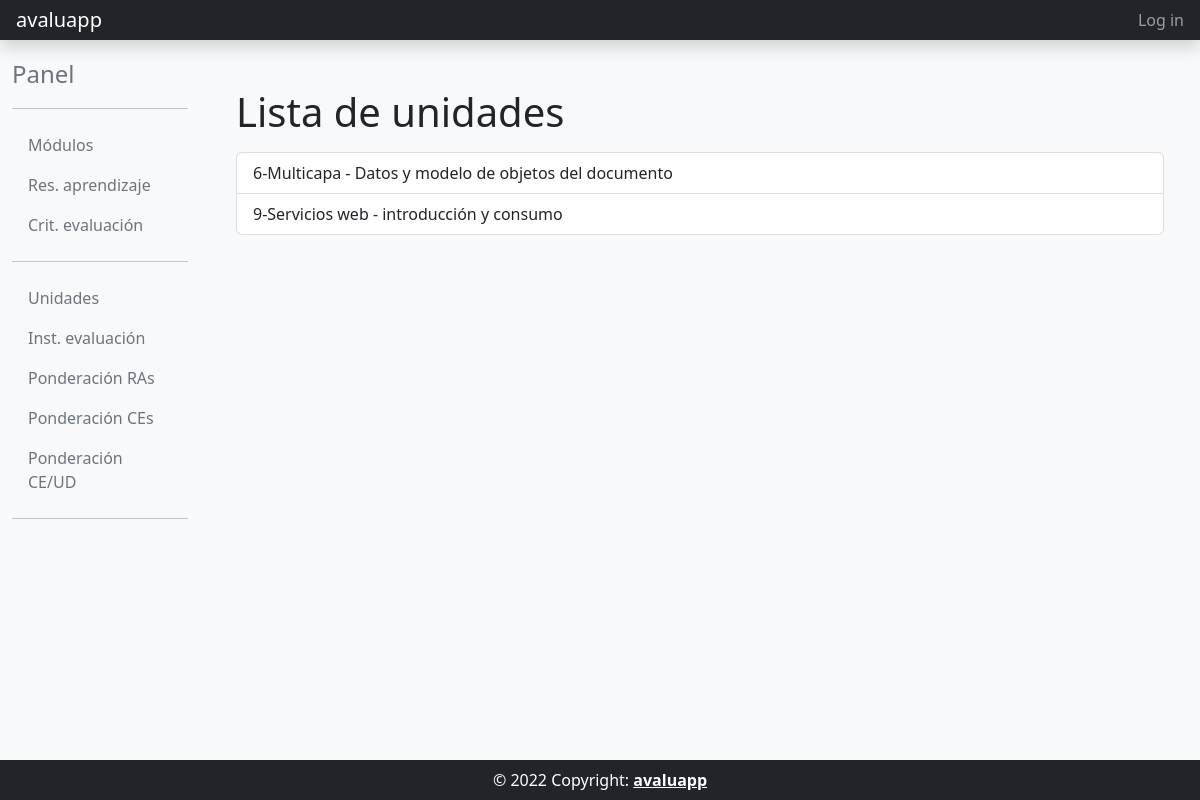
Screenshot of /unidad_list/ with the database file from the repository.
### programacion_didactica/models.py (models this page shows)
class Unidad(models.Model):
    codigo = models.CharField(max_length = 4, unique=True)
    nombre = models.CharField(max_length = 256, unique=True)
    def __str__(self):
       return f"{self.codigo}-{self.nombre}"

### programacion_didactica/views.py (the view)
# urls.py: path('unidad_list/', proDidactica_views.UnidadListView.as_view(), name='unidad_list'),
class UnidadListView(ListView):
    model = Unidad
    template_name = 'programacion_didactica/unidad_list.html'

### templates/programacion_didactica/unidad_list.html
{% extends "common/base_intranet.html" %}
{% block main_content %}
<div class="container">
    <h1>Lista de unidades</h1>
    <ul class="list-group mt-3">
    {% for ud in object_list %}
        <a href="{% url 'unidad_detail' ud.id %}" class="list-group-item list-group-item-action">{{ ud }}</a>
    {% empty %}
        <p>No existen unidades.</p>
    {% endfor %}
    </ul>
</div>
{% endblock main_content %}

### rows the page displays
Unidad: codigo+nombre "6-Multicapa - Datos y modelo de objetos del documento"
Unidad: codigo+nombre "9-Servicios web - introducción y consumo"
